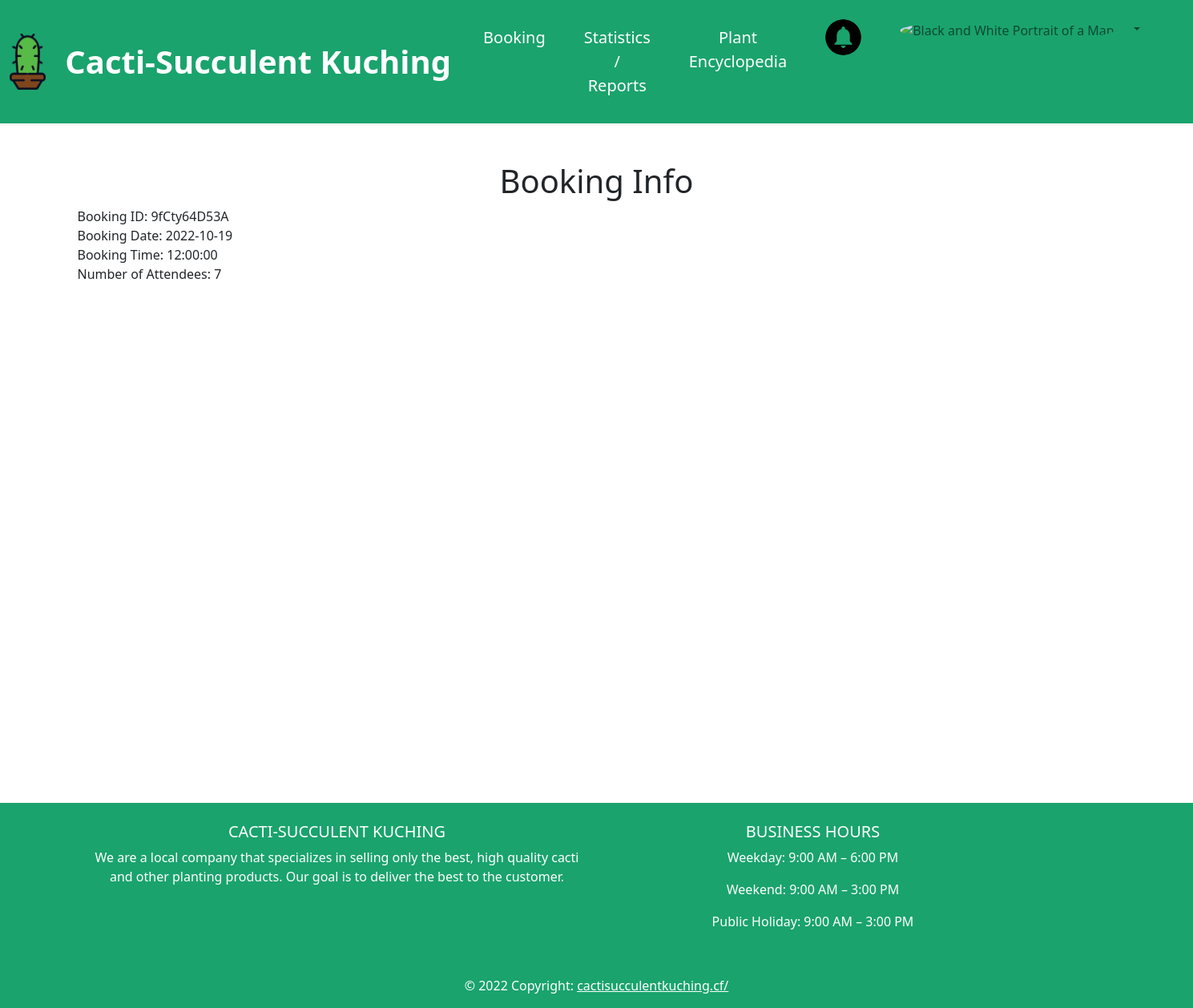
Screenshot of /booking.php?booking_id=9fCty64D53A (signed in) with the database file from the repository.
### tables this page shows
CREATE TABLE IF NOT EXISTS `booking_info` (
    booking_id CHAR(11) NOT NULL,
    booking_timestamp TIMESTAMP NOT NULL,
    appointment_date DATE NOT NULL,
    appointment_timeslot TIME NOT NULL,
    user_id INT UNSIGNED NOT NULL,
    number_of_attendees TINYINT UNSIGNED NOT NULL,
    booking_status ENUM('Confirmed', 'Cancelled') NOT NULL,
    edit_count INT UNSIGNED NOT NULL,
    cancellation_remarks VARCHAR(255),
    PRIMARY KEY (booking_id),
    FOREIGN KEY (user_id) REFERENCES user_info(user_id)
);

### booking/booking_functions.php (called while the page is built, shortened)
<?php
function checkBooking($id) {
    $conn = start_connection();
    $command = "SELECT appointment_date, appointment_timeslot, number_of_attendees FROM booking_info WHERE booking_id=?;";
    $stmt = mysqli_prepare($conn, $command);
    mysqli_stmt_bind_param($stmt, "s", $id);
    mysqli_stmt_execute($stmt);
    $result = mysqli_stmt_get_result($stmt);
    if (mysqli_num_rows($result) == 1) {
        $row = mysqli_fetch_assoc($result);
        return $row;
    }
    return false;
}
?>

### booking.php (the view, shortened to what this page needs)
<?php
 include 'booking/booking_functions.php';
 if (isset($_GET['booking_id'])) {
    $info = checkBooking($_GET['booking_id']);
 } else {
    header("Location: login.php");
    exit;
 }
?>
<!DOCTYPE html>
<html lang="en">
<head>
    <?php include 'page_head.php'; ?>
</head>
<body>
    <?php include 'header.php'; ?>
    <div class="container min-vh-100">
        <h1 class="text-center mt-5">Booking Info</h1>
        <div id="booking-info" class="col-12">
            <p>
            Booking ID: <?php echo $_GET['booking_id']; ?><br>
            Booking Date: <?php echo $info['appointment_date']; ?><br>
            Booking Time: <?php echo $info['appointment_timeslot']; ?><br>
            Number of Attendees: <?php echo $info['number_of_attendees']; ?>
            </p>
        </div>
    </div>
    <?php include 'footer.php'; ?>
</body>
</html>

### rows the page displays
booking_info: appointment_date "2022-10-19", appointment_timeslot "12:00:00", number_of_attendees "7"

### other values shown
$_GET['booking_id'] "9fCty64D53A"
